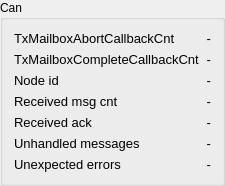
          <widget class="QGroupBox" name="groupBox_configLowLevel">
           <property name="title">
            <string>Can</string>
           </property>
           <layout class="QGridLayout" name="gridLayout_27">
            <item row="0" column="0">
             <layout class="QGridLayout" name="gridLayout_32">
              <item row="0" column="0">
               <widget class="QLabel" name="label_TxMailboxAbortCallbackCnt">
                <property name="font">
                 <font>
                  <pointsize>10</pointsize>
                 </font>
                </property>
                <property name="text">
                 <string>TxMailboxAbortCallbackCnt</string>
                </property>
               </widget>
              </item>
              <item row="0" column="1" colspan="2">
               <widget class="QLabel" name="label_TxMailboxAbortCallbackCntValue">
                <property name="font">
                 <font>
                  <pointsize>10</pointsize>
                 </font>
                </property>
                <property name="text">
                 <string>-</string>
                </property>
                <property name="alignment">
                 <set>Qt::AlignRight|Qt::AlignTrailing|Qt::AlignVCenter</set>
                </property>
               </widget>
              </item>
              <item row="2" column="0">
               <widget class="QLabel" name="label_nodeId">
                <property name="font">
                 <font>
                  <pointsize>10</pointsize>
                 </font>
                </property>
                <property name="text">
                 <string>Node id</string>
                </property>
               </widget>
              </item>
              <item row="2" column="1" colspan="2">
               <widget class="QLabel" name="label_nodeIdValue">
                <property name="font">
                 <font>
                  <pointsize>10</pointsize>
                 </font>
                </property>
                <property name="text">
                 <string>-</string>
                </property>
                <property name="alignment">
                 <set>Qt::AlignRight|Qt::AlignTrailing|Qt::AlignVCenter</set>
                </property>
               </widget>
              </item>
              <item row="3" column="0">
               <widget class="QLabel" name="label_receivedMsgCnt">
                <property name="font">
                 <font>
                  <pointsize>10</pointsize>
                 </font>
                </property>
                <property name="text">
                 <string>Received msg cnt</string>
                </property>
               </widget>
              </item>
              <item row="3" column="1" colspan="2">
               <widget class="QLabel" name="label_receivedMsgCntValue">
                <property name="font">
                 <font>
                  <pointsize>10</pointsize>
                 </font>
                </property>
                <property name="text">
                 <string>-</string>
                </property>
                <property name="alignment">
                 <set>Qt::AlignRight|Qt::AlignTrailing|Qt::AlignVCenter</set>
                </property>
               </widget>
              </item>
              <item row="5" column="0">
               <widget class="QLabel" name="label_handledMessages">
                <property name="font">
                 <font>
                  <pointsize>10</pointsize>
                 </font>
                </property>
                <property name="text">
                 <string>Unhandled messages</string>
                </property>
               </widget>
              </item>
              <item row="5" column="1" colspan="2">
               <widget class="QLabel" name="label_unhandledMessagesValue">
                <property name="font">
                 <font>
                  <pointsize>10</pointsize>
                 </font>
                </property>
                <property name="text">
                 <string>-</string>
                </property>
                <property name="alignment">
                 <set>Qt::AlignRight|Qt::AlignTrailing|Qt::AlignVCenter</set>
                </property>
               </widget>
              </item>
              <item row="7" column="0">
               <widget class="QLabel" name="label_unexpectedErrors">
                <property name="font">
                 <font>
                  <pointsize>10</pointsize>
                 </font>
                </property>
                <property name="text">
                 <string>Unexpected errors</string>
                </property>
               </widget>
              </item>
              <item row="7" column="1" colspan="2">
               <widget class="QLabel" name="label_unexpectedErrorsValue">
                <property name="font">
                 <font>
                  <pointsize>10</pointsize>
                 </font>
                </property>
                <property name="text">
                 <string>-</string>
                </property>
                <property name="alignment">
                 <set>Qt::AlignRight|Qt::AlignTrailing|Qt::AlignVCenter</set>
                </property>
               </widget>
              </item>
              <item row="1" column="0">
               <widget class="QLabel" name="label_TxMailboxCompleteCallbackCnt">
                <property name="font">
                 <font>
                  <pointsize>10</pointsize>
                 </font>
                </property>
                <property name="text">
                 <string>TxMailboxCompleteCallbackCnt</string>
                </property>
               </widget>
              </item>
              <item row="1" column="1" colspan="2">
               <widget class="QLabel" name="label_TxMailboxCompleteCallbackCntValue">
                <property name="font">
                 <font>
                  <pointsize>10</pointsize>
                 </font>
                </property>
                <property name="text">
                 <string>-</string>
                </property>
                <property name="alignment">
                 <set>Qt::AlignRight|Qt::AlignTrailing|Qt::AlignVCenter</set>
                </property>
               </widget>
              </item>
              <item row="4" column="0">
               <widget class="QLabel" name="label_receivedAck">
                <property name="font">
                 <font>
                  <pointsize>10</pointsize>
                 </font>
                </property>
                <property name="text">
                 <string>Received ack</string>
                </property>
               </widget>
              </item>
              <item row="4" column="1" colspan="2">
               <widget class="QLabel" name="label_receivedAckValue">
                <property name="font">
                 <font>
                  <pointsize>10</pointsize>
                 </font>
                </property>
                <property name="text">
                 <string>-</string>
                </property>
                <property name="alignment">
                 <set>Qt::AlignRight|Qt::AlignTrailing|Qt::AlignVCenter</set>
                </property>
               </widget>
              </item>
             </layout>
            </item>
           </layout>
          </widget>
